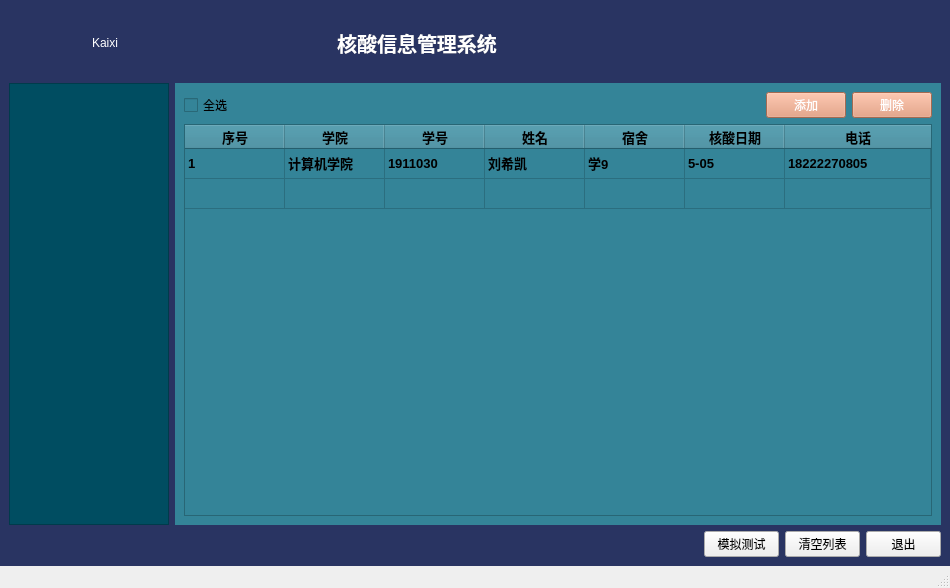
<?xml version="1.0" encoding="UTF-8"?>
<ui version="4.0">
 <class>MainWindow</class>
 <widget class="QMainWindow" name="MainWindow">
  <property name="geometry">
   <rect>
    <x>0</x>
    <y>0</y>
    <width>950</width>
    <height>588</height>
   </rect>
  </property>
  <property name="minimumSize">
   <size>
    <width>170</width>
    <height>0</height>
   </size>
  </property>
  <property name="windowTitle">
   <string>Kaixi</string>
  </property>
  <property name="windowIcon">
   <iconset resource="res.qrc">
    <normaloff>:/icon/icon.jpg</normaloff>:/icon/icon.jpg</iconset>
  </property>
  <property name="styleSheet">
   <string notr="true">QWidget#centralwidget{background-color:rgba(41,52,98,1)}</string>
  </property>
  <widget class="QWidget" name="centralwidget">
   <property name="styleSheet">
    <string notr="true">QWidget#centralwidget:rgba(13,63,103,1);
QPushButton{
background-color:#ffb549;
font: 700 9pt &quot;Microsoft YaHei UI&quot;;
color:rgb(255, 255, 255)
}

</string>
   </property>
   <layout class="QGridLayout" name="gridLayout_3">
    <item row="2" column="2">
     <widget class="QPushButton" name="btn_simulation">
      <property name="maximumSize">
       <size>
        <width>75</width>
        <height>16777215</height>
       </size>
      </property>
      <property name="text">
       <string>模拟测试</string>
      </property>
     </widget>
    </item>
    <item row="1" column="0">
     <widget class="QTreeWidget" name="treeWidget">
      <property name="minimumSize">
       <size>
        <width>0</width>
        <height>0</height>
       </size>
      </property>
      <property name="maximumSize">
       <size>
        <width>160</width>
        <height>600</height>
       </size>
      </property>
      <property name="styleSheet">
       <string notr="true">
font: 700 12pt &quot;Microsoft YaHei UI&quot;;
background-color: rgba(0,77,97,1);
color:rgb(255, 255, 255)</string>
      </property>
      <property name="autoScrollMargin">
       <number>16</number>
      </property>
      <property name="headerHidden">
       <bool>true</bool>
      </property>
      <attribute name="headerDefaultSectionSize">
       <number>100</number>
      </attribute>
      <column>
       <property name="text">
        <string notr="true">1</string>
       </property>
      </column>
     </widget>
    </item>
    <item row="2" column="4">
     <widget class="QPushButton" name="pushButton">
      <property name="maximumSize">
       <size>
        <width>75</width>
        <height>16777215</height>
       </size>
      </property>
      <property name="text">
       <string>退出</string>
      </property>
     </widget>
    </item>
    <item row="0" column="0" colspan="2">
     <widget class="QWidget" name="widget" native="true">
      <property name="styleSheet">
       <string notr="true">color:rgb(255, 255, 255)</string>
      </property>
      <layout class="QGridLayout" name="gridLayout">
       <item row="1" column="0">
        <widget class="QWidget" name="widget_2" native="true">
         <property name="minimumSize">
          <size>
           <width>120</width>
           <height>50</height>
          </size>
         </property>
         <property name="maximumSize">
          <size>
           <width>120</width>
           <height>50</height>
          </size>
         </property>
         <layout class="QGridLayout" name="gridLayout_2">
          <item row="0" column="2">
           <widget class="QLabel" name="label_2">
            <property name="maximumSize">
             <size>
              <width>120</width>
              <height>40</height>
             </size>
            </property>
            <property name="font">
             <font>
              <pointsize>9</pointsize>
             </font>
            </property>
            <property name="text">
             <string>Kaixi</string>
            </property>
            <property name="alignment">
             <set>Qt::AlignCenter</set>
            </property>
           </widget>
          </item>
          <item row="0" column="1">
           <widget class="QLabel" name="label_3">
            <property name="styleSheet">
             <string notr="true">border-image: url(:/icon/user.jpg);</string>
            </property>
            <property name="text">
             <string/>
            </property>
           </widget>
          </item>
         </layout>
        </widget>
       </item>
       <item row="1" column="1">
        <spacer name="horizontalSpacer_2">
         <property name="orientation">
          <enum>Qt::Horizontal</enum>
         </property>
         <property name="sizeHint" stdset="0">
          <size>
           <width>40</width>
           <height>20</height>
          </size>
         </property>
        </spacer>
       </item>
       <item row="1" column="2">
        <widget class="QLabel" name="label">
         <property name="font">
          <font>
           <pointsize>15</pointsize>
           <bold>true</bold>
          </font>
         </property>
         <property name="text">
          <string>核酸信息管理系统</string>
         </property>
         <property name="alignment">
          <set>Qt::AlignCenter</set>
         </property>
        </widget>
       </item>
       <item row="1" column="3">
        <spacer name="horizontalSpacer">
         <property name="orientation">
          <enum>Qt::Horizontal</enum>
         </property>
         <property name="sizeHint" stdset="0">
          <size>
           <width>40</width>
           <height>20</height>
          </size>
         </property>
        </spacer>
       </item>
      </layout>
     </widget>
    </item>
    <item row="2" column="1">
     <widget class="QLabel" name="lable_4">
      <property name="text">
       <string/>
      </property>
     </widget>
    </item>
    <item row="2" column="3">
     <widget class="QPushButton" name="btn_clear">
      <property name="maximumSize">
       <size>
        <width>75</width>
        <height>16777215</height>
       </size>
      </property>
      <property name="text">
       <string>清空列表</string>
      </property>
     </widget>
    </item>
    <item row="1" column="1" colspan="4">
     <widget class="QStackedWidget" name="stackedWidget">
      <property name="minimumSize">
       <size>
        <width>0</width>
        <height>0</height>
       </size>
      </property>
      <property name="styleSheet">
       <string notr="true">background-color: rgb(52, 132, 152);</string>
      </property>
      <property name="currentIndex">
       <number>1</number>
      </property>
      <widget class="QWidget" name="page"/>
      <widget class="QWidget" name="page_2">
       <layout class="QGridLayout" name="gridLayout_4">
        <item row="0" column="1">
         <spacer name="horizontalSpacer_3">
          <property name="orientation">
           <enum>Qt::Horizontal</enum>
          </property>
          <property name="sizeHint" stdset="0">
           <size>
            <width>40</width>
            <height>20</height>
           </size>
          </property>
         </spacer>
        </item>
        <item row="0" column="0">
         <widget class="QCheckBox" name="checkBox">
          <property name="text">
           <string>全选</string>
          </property>
         </widget>
        </item>
        <item row="0" column="3">
         <widget class="QPushButton" name="btn_del">
          <property name="styleSheet">
           <string notr="true">QPushButton{
background-color:rgba(229,149,114,1);
font: 700 9pt &quot;Microsoft YaHei UI&quot;;
color:rgb(255, 255, 255)
}</string>
          </property>
          <property name="text">
           <string>删除</string>
          </property>
         </widget>
        </item>
        <item row="0" column="2">
         <widget class="QPushButton" name="btn_add">
          <property name="styleSheet">
           <string notr="true">QPushButton{
background-color:rgba(229,149,114,1);
font: 700 9pt &quot;Microsoft YaHei UI&quot;;
color:rgb(255, 255, 255)
}</string>
          </property>
          <property name="text">
           <string>添加</string>
          </property>
         </widget>
        </item>
        <item row="1" column="0" colspan="4">
         <widget class="QTableWidget" name="tableWidget">
          <property name="font">
           <font>
            <pointsize>10</pointsize>
            <bold>true</bold>
           </font>
          </property>
          <attribute name="horizontalHeaderStretchLastSection">
           <bool>true</bool>
          </attribute>
          <attribute name="verticalHeaderVisible">
           <bool>false</bool>
          </attribute>
          <row>
           <property name="text">
            <string/>
           </property>
          </row>
          <row>
           <property name="text">
            <string/>
           </property>
          </row>
          <column>
           <property name="text">
            <string>序号</string>
           </property>
          </column>
          <column>
           <property name="text">
            <string>学院</string>
           </property>
           <property name="font">
            <font>
             <bold>true</bold>
            </font>
           </property>
          </column>
          <column>
           <property name="text">
            <string>学号</string>
           </property>
           <property name="font">
            <font>
             <bold>true</bold>
            </font>
           </property>
          </column>
          <column>
           <property name="text">
            <string>姓名</string>
           </property>
           <property name="font">
            <font>
             <bold>true</bold>
            </font>
           </property>
          </column>
          <column>
           <property name="text">
            <string>宿舍</string>
           </property>
           <property name="font">
            <font>
             <bold>true</bold>
            </font>
           </property>
          </column>
          <column>
           <property name="text">
            <string>核酸日期</string>
           </property>
           <property name="font">
            <font>
             <bold>true</bold>
            </font>
           </property>
          </column>
          <column>
           <property name="text">
            <string>电话</string>
           </property>
           <property name="font">
            <font>
             <bold>true</bold>
            </font>
           </property>
          </column>
          <item row="0" column="0">
           <property name="text">
            <string>1</string>
           </property>
          </item>
          <item row="0" column="1">
           <property name="text">
            <string>计算机学院</string>
           </property>
          </item>
          <item row="0" column="2">
           <property name="text">
            <string>1911030</string>
           </property>
          </item>
          <item row="0" column="3">
           <property name="text">
            <string>刘希凯</string>
           </property>
          </item>
          <item row="0" column="4">
           <property name="text">
            <string>学9</string>
           </property>
          </item>
          <item row="0" column="5">
           <property name="text">
            <string>5-05</string>
           </property>
          </item>
          <item row="0" column="6">
           <property name="text">
            <string>18222270805</string>
           </property>
          </item>
         </widget>
        </item>
       </layout>
      </widget>
     </widget>
    </item>
   </layout>
  </widget>
  <widget class="QMenuBar" name="menubar">
   <property name="geometry">
    <rect>
     <x>0</x>
     <y>0</y>
     <width>950</width>
     <height>25</height>
    </rect>
   </property>
  </widget>
  <widget class="QStatusBar" name="statusbar"/>
 </widget>
 <resources>
  <include location="res.qrc"/>
 </resources>
 <connections/>
</ui>
